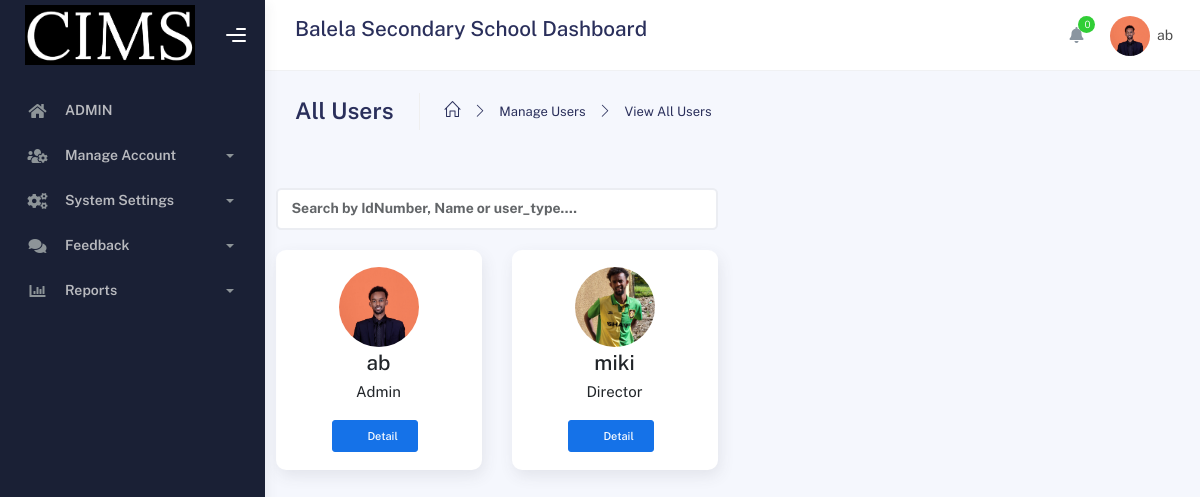
Page /Director/list_user.php (signed in) on the earlier database version.
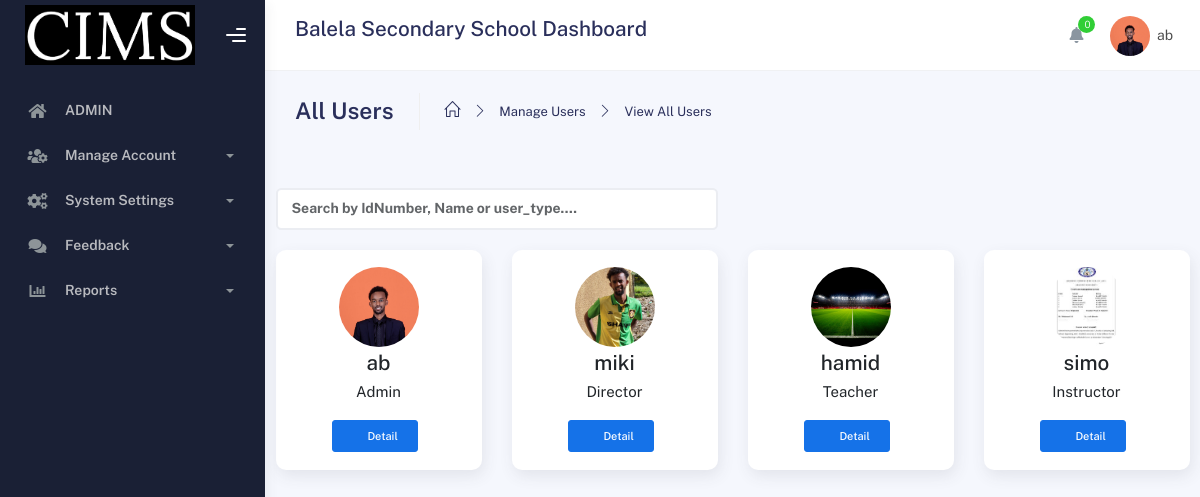
Same page on the later database version.
### tables this page shows
CREATE TABLE IF NOT EXISTS `users` (
  `uid` int NOT NULL AUTO_INCREMENT,
  `idNumber` varchar(50) NOT NULL,
  `profile_picture` varchar(250) NOT NULL,
  `first_name` varchar(30) NOT NULL,
  `father_name` varchar(30) NOT NULL,
  `grandfather_name` varchar(30) NOT NULL,
  `gender` varchar(30) NOT NULL,
  `user_type` varchar(30) NOT NULL,
  `username` varchar(50) NOT NULL,
  `password` varchar(250) NOT NULL,
  `email` varchar(50) NOT NULL,
  `phone` varchar(50) NOT NULL,
  `user_status` int NOT NULL,
  PRIMARY KEY (`uid`)
);

CREATE TABLE IF NOT EXISTS `role_type` (
  `rid` int NOT NULL AUTO_INCREMENT,
  `role_name` varchar(50) NOT NULL,
  `abbreviation_name` varchar(30) NOT NULL,
  `description` text,
  `created_at` timestamp NULL DEFAULT CURRENT_TIMESTAMP,
  PRIMARY KEY (`rid`)
);

### connection/function.php (called while the page is built, shortened)
<?php
include 'connection.php';
function decryptPassword($encryptedPassword) {
    $key = hash('sha256', SECRET_KEY);
    $iv = substr(hash('sha256', SECRET_IV), 0, 16);
    return openssl_decrypt($encryptedPassword, ENCRYPT_METHOD, $key, 0, $iv);
}
function getUserByID($data)
{
    global $conn;
    $query = mysqli_query($conn, "SELECT * FROM users WHERE uid = '$data'");
    $result = mysqli_fetch_array($query);
    if ($result && isset($result["password"])) {
        $result["password"] = decryptPassword($result["password"]);
    }
    return $result;
}
function getAllUsers()
{
    global $conn;
    $query = mysqli_query($conn, "select * from users");
    $result = array();
    while ($row = mysqli_fetch_array($query)) {
        array_push($result, $row);
    }
    return $result;
}
function getRoleNameById($role_id) {
    global $conn;
    $role_id = (int)$role_id;
    $query = "SELECT role_name FROM role_type WHERE rid = $role_id";
    $result = mysqli_query($conn, $query);
    if ($result && mysqli_num_rows($result) > 0) {
        $row = mysqli_fetch_assoc($result);
        return $row['role_name'];
    }
    return null;
}
?>

### Director/list_user.php (the view, shortened to what the changed rows need)
<?php
include('adminHeader.php');
?>
<div class="container">
<div class="container-fluid">
<?php
    if (isset($_SESSION["uid"])) {
        if (isset($_GET['search']) && !empty(trim($_GET['search']))) {
            $searchTerm = $_GET['search'];
            $users = searchUsers($searchTerm);
        } else {
            $users = getAllUsers();
        }
?>
<div class="row">
    <?php
    if (!empty($users)) {
        foreach ($users as $user) {
    ?>
<div class="col-xl-3 col-lg-4 col-sm-6 user-card"
     data-idnumber="<?= strtolower($user['idNumber']) ?>"
     data-username="<?= strtolower($user['username']) ?>"
     data-usertype="<?= strtolower($user['user_type']) ?>"
     data-firstname="<?= strtolower($user['first_name']) ?>">
  <div class="card contact_list text-center">
    <div class="card-body">
      <div class="user-content">
        <div class="user-info">
          <div class="user-img">
            <img class="profile-images" src="<?php echo $user["profile_picture"]; ?>" alt="Profile Picture" width="100" height="100">
          </div>
          <div class="user-details">
            <h4 class="user-name mb-0"><?php echo $user["username"]; ?></h4>
            <p><?php echo getRoleNameById($user["user_type"]); ?></p>
          </div>
        </div>
      </div>
      <a href="profiledetail.php?uid=<?php echo $user['uid']; ?>" class="btn btn-primary btn-sm w-50 me-2"><i class="fa-solid fa-user me-2"></i>Detail</a>
    </div>
  </div>
</div>
    <?php }
    } else {
        echo "<p class='mt-3 text-danger'>No users found.</p>";
    }
    ?>
</div>
        <?php
        } else {
        }
        ?>
    </div>
</div>

### Admin/adminHeader.php (shortened to what the changed rows need)
<?php
include '../connection/connection.php';
include '../connection/function.php';
?>
<!DOCTYPE html>
<html lang="en">
<head>
	<link rel="stylesheet" href="../assets/css/bootstrap.min.css">
	<link rel="stylesheet" href="../assets/css/plugins.min.css">
	<link rel="stylesheet" href="../assets/css/kaiadmin.min.css">
</head>
<body>
<div class="wrapper">
<div class="main-panel">
	<div class="main-header">
		<?php
$profile = getUserByID($_SESSION["uid"]);
$roleName = getRoleNameById($profile["user_type"]);
if (isset($_SESSION["uid"]) and ($roleName == "Admin")) {
?>
<nav class="navbar navbar-header navbar-header-transparent navbar-expand-lg border-bottom">
  <div class="container-fluid">
	<div class="input-group">
	  <div class="input-group-prepend">
		<h4>Balela Secondary School Dashboard </h4></div>
	    <ul class="navbar-nav topbar-nav ms-md-auto align-items-center">
<ul class="navbar-nav topbar-nav ms-md-auto align-items-center">
 <li class="nav-item topbar-icon dropdown hidden-caret">
  <a class="nav-link dropdown-toggle" href="#" id="notifDropdown" role="button" data-bs-toggle="dropdown" aria-haspopup="true" aria-expanded="false">
   <i class="fa fa-bell"></i><span class="notification" id="notifCount">0</span></a>
	</li>
<li class="nav-item topbar-user dropdown hidden-caret">
 <a class="dropdown-toggle profile-pic" data-bs-toggle="dropdown" href="#" aria-expanded="false">
    <div class="avatar-sm"><img class="profile-img" src="<?php echo $profile["profile_picture"]; ?>"
	       alt="Profile Picture" width="100" height="100"></div>
    <span class="profile-username"><span class="op-7"><?php echo "$profile[username]";?></span></span></span>
 </a>
				</li>
			</ul>
		</div>
	</nav>
</div>
<?php
} else {
}
?>

Differences in the rows shown:
added users: profile_picture (picture), username "hamid", user_type.role_name "Teacher"
added users: profile_picture (picture), username "simo", user_type.role_name "Instructor"
